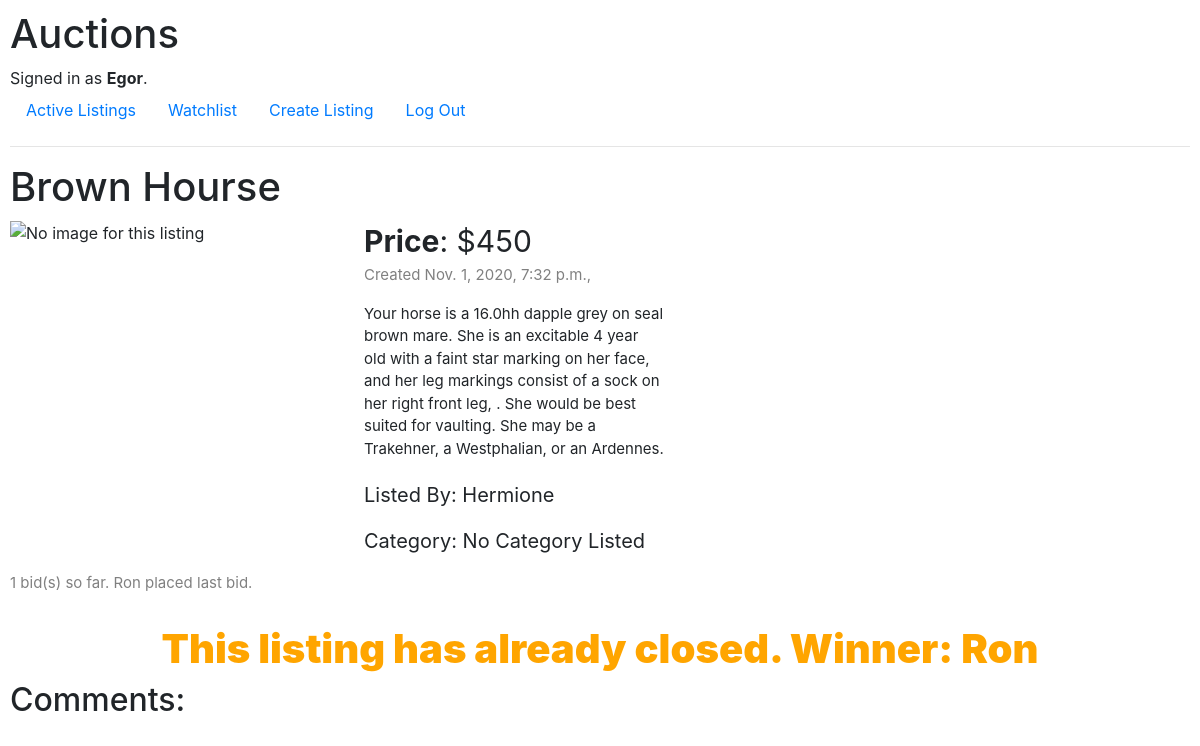
Screenshot of /close/10 (signed in) with the database file from the repository.
### auctions/models.py (models this page shows, shortened)
class User(AbstractUser):
    watchlist = models.ManyToManyField('Listing',related_name='watchers')

class Listing(models.Model):
    owner = models.ForeignKey('User',on_delete=models.CASCADE,related_name='listings')
    title = models.CharField(max_length=64)
    image = models.URLField(blank=True)
    description = models.TextField()
    price = models.IntegerField()
    date = models.DateTimeField(auto_now=True)
    active = models.BooleanField(default=True)

### auctions/views.py (the view)
# urls.py: path("close/<int:listing_id>",views.close,name='close')
def close(request,listing_id):
    listing = Listing.objects.get(pk=listing_id)
    listing.active = False
    listing.save()
    return detail(request,listing_id)

### auctions/views.py (called while the page is built, shortened)
def detail(request,listing_id,dictionary={}):
    listing = Listing.objects.get(pk=listing_id)
    current_bid = None
    bids = listing.bids.all()
    if bids:
        current_bid = listing.bids.last()
    if request.user.is_authenticated:
        user = User.objects.get(pk=request.user.id)
        default = {
            'listing':listing,
            'owner':listing.owner == user,
            'bids': listing.bids.count(),
            'current_bid_owner':current_bid.member if current_bid.member.username != request.user.username else 'You',
            'active':listing.active,
            'winner': current_bid.member.username == request.user.username
        }
        res = {**default,**dictionary}
        return render(request,"auctions/detail.html",res)

### auctions/templates/auctions/detail.html (shortened to what this page needs)
{% extends "auctions/layout.html" %}
{% block body %}
<h1>{{listing.title}}</h1>
<div class="listing">
    <div class="img">
        <img src={{listing.image}} alt="No image for this listing">
    </div>
    <div>
        <span class="price"><strong>Price</strong>: ${{listing.price}}</span>
        <p class="date">Created {{listing.date}},</p>
        <div class="description">
            {{listing.description}}
        </div>
        <p class="owner">Listed By: {{listing.owner}}</p>
        <p>Category: No Category Listed</p>
    </div>
</div>
<p class="amout">
    {% if bids %}
        {{bids}} bid(s) so far. {{current_bid_owner}} placed last bid.
    {% else %}
    No placed bids
    {% endif %}
</p>
{% if active %}
    {% if error_bid %}
    <span class="error"> {{error_bid}}</span>
    {% endif %}
    <form class="bid" action="{% url 'bid' listing.id %}" method="POST">
        {% csrf_token %}
        <p><input type="number" name="bid" placeholder="Bid" class="bid" required></p>
        <input type="submit" class="btn btn-primary" value="Place Bid">
    </form>
{% else%}
    {% if winner%}
    <h3 class="result winner">Cagratulations! You won this autcion!</h3>
    {%else%}
    <h3 class="result">This listing has already closed. Winner: {{current_bid_owner}}</h3>
    {% endif %}
{% endif %}
<h2>Comments:</h2>
<section class="comments">
</section>
{% endblock%}

### auctions/templates/auctions/layout.html (shortened to what this page needs)
{% load static %}
<!DOCTYPE html>
<html lang="en">
    <head>
        <link rel="stylesheet" href="https://stackpath.bootstrapcdn.com/bootstrap/4.4.1/css/bootstrap.min.css">
        <link href="{% static 'auctions/styles.css' %}" rel="stylesheet">
    </head>
    <body>
        <h1>Auctions</h1>
        <div>
            {% if user.is_authenticated %}
                Signed in as <strong>{{ user.username }}</strong>.
            {% else %}
                Not signed in.
            {% endif %}
        </div>
        <ul class="nav">
            <li class="nav-item">
                <a class="nav-link" href="{% url 'index' %}">Active Listings</a>
            </li>
            {% if user.is_authenticated %}
                <li class="nav-item">
                    <a href="{% url 'watchlist' %}" class="nav-link">Watchlist</a>
                </li>
                <li class="nav-item">
                    <a href="{% url 'create' %}" class="nav-link">Create Listing</a>
                </li>
                <li class="nav-item">
                    <a class="nav-link" href="{% url 'logout' %}">Log Out</a>
                </li>
            {% endif %}
        </ul>
        <hr>
        {% block body %}
        {% endblock %}
    </body>
</html>

### auctions/static/auctions/styles.css (style rules this page uses)
body { padding: 10px; }
.listing { display: flex; }
.listing img { width: 200px; height: 200px; }
.listing p { font-size: 20px; }
.listing .img { width: 30%; }
.listing .date { font-size: 15px; color: grey }
.listing .description { width: 300px; font-size: 15px; margin-bottom: 20px; }
.price { font-size: 30px; }
section.comments { min-height: 400px; }
.amout { margin-bottom: 5px; color: grey; font-size: 15px; }
.result { width: 100%; display: flex; justify-content: center; font-size: 40px; font-weight: 900; margin-top: 30px; color: orange; background-image: url('https://st2.depositphotos.com/3894705/7819/i/450/depositphotos_78190918-stock-photo-background-with-diagonal-black-and.jpg'); }

### rows the page displays
User: username "Egor"
Listing: title "Brown Hourse", price "450", date "Nov. 1, 2020, 7:32 p.m.", description "Your horse is a 16.0hh dapple grey on seal brown mare. She is an excitable 4 year old with a faint star marking on her face, and her leg markings consist of a sock on her right front leg, . She would be best suited for vaulting. She may be a Trakehner, a Westphalian, or an Ardennes.", owner "Hermione"
User: username "Ron"

### other values shown
{{ bids }} "1"
